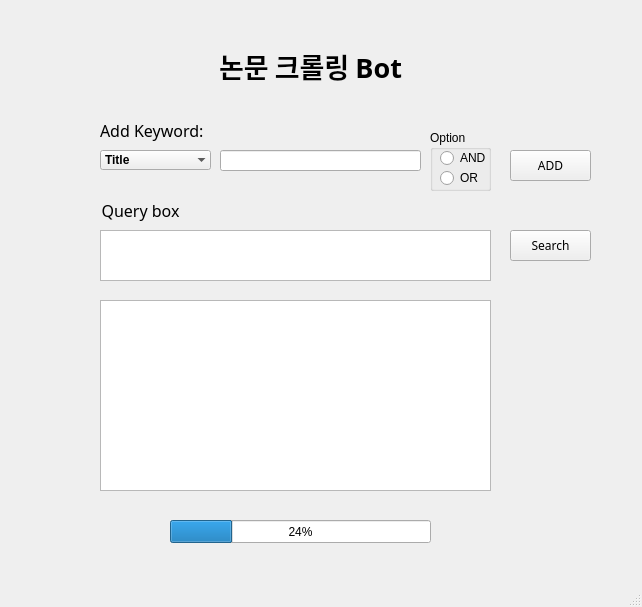
<?xml version="1.0" encoding="UTF-8"?>
<ui version="4.0">
 <class>MainWindow</class>
 <widget class="QMainWindow" name="MainWindow">
  <property name="geometry">
   <rect>
    <x>0</x>
    <y>0</y>
    <width>642</width>
    <height>607</height>
   </rect>
  </property>
  <property name="windowTitle">
   <string>MainWindow</string>
  </property>
  <widget class="QWidget" name="centralwidget">
   <widget class="QPushButton" name="addKeywordBtn">
    <property name="geometry">
     <rect>
      <x>510</x>
      <y>150</y>
      <width>81</width>
      <height>31</height>
     </rect>
    </property>
    <property name="font">
     <font>
      <family>맑은 고딕</family>
     </font>
    </property>
    <property name="text">
     <string>ADD</string>
    </property>
   </widget>
   <widget class="QLineEdit" name="keywordInput">
    <property name="geometry">
     <rect>
      <x>220</x>
      <y>150</y>
      <width>201</width>
      <height>21</height>
     </rect>
    </property>
    <property name="text">
     <string/>
    </property>
   </widget>
   <widget class="QLabel" name="label">
    <property name="geometry">
     <rect>
      <x>100</x>
      <y>120</y>
      <width>191</width>
      <height>21</height>
     </rect>
    </property>
    <property name="font">
     <font>
      <family>맑은 고딕</family>
      <pointsize>12</pointsize>
      <weight>50</weight>
      <bold>false</bold>
     </font>
    </property>
    <property name="text">
     <string>Add Keyword:</string>
    </property>
    <property name="alignment">
     <set>Qt::AlignLeading|Qt::AlignLeft|Qt::AlignVCenter</set>
    </property>
   </widget>
   <widget class="QTextBrowser" name="logBrowser">
    <property name="geometry">
     <rect>
      <x>100</x>
      <y>300</y>
      <width>391</width>
      <height>191</height>
     </rect>
    </property>
   </widget>
   <widget class="QProgressBar" name="progressBar">
    <property name="geometry">
     <rect>
      <x>170</x>
      <y>520</y>
      <width>261</width>
      <height>23</height>
     </rect>
    </property>
    <property name="value">
     <number>24</number>
    </property>
   </widget>
   <widget class="QLabel" name="label_2">
    <property name="geometry">
     <rect>
      <x>210</x>
      <y>20</y>
      <width>201</width>
      <height>91</height>
     </rect>
    </property>
    <property name="font">
     <font>
      <family>맑은 고딕</family>
      <pointsize>20</pointsize>
      <weight>75</weight>
      <bold>true</bold>
     </font>
    </property>
    <property name="text">
     <string>논문 크롤링 Bot</string>
    </property>
    <property name="alignment">
     <set>Qt::AlignCenter</set>
    </property>
   </widget>
   <widget class="QGroupBox" name="radioGroup">
    <property name="geometry">
     <rect>
      <x>430</x>
      <y>130</y>
      <width>61</width>
      <height>61</height>
     </rect>
    </property>
    <property name="title">
     <string>Option</string>
    </property>
    <widget class="QRadioButton" name="radioBtnAnd">
     <property name="geometry">
      <rect>
       <x>10</x>
       <y>20</y>
       <width>90</width>
       <height>16</height>
      </rect>
     </property>
     <property name="text">
      <string>AND</string>
     </property>
    </widget>
    <widget class="QRadioButton" name="radioBtnOr">
     <property name="geometry">
      <rect>
       <x>10</x>
       <y>40</y>
       <width>90</width>
       <height>16</height>
      </rect>
     </property>
     <property name="text">
      <string>OR</string>
     </property>
    </widget>
   </widget>
   <widget class="QTextBrowser" name="queryBox">
    <property name="geometry">
     <rect>
      <x>100</x>
      <y>230</y>
      <width>391</width>
      <height>51</height>
     </rect>
    </property>
   </widget>
   <widget class="QLabel" name="label_3">
    <property name="geometry">
     <rect>
      <x>100</x>
      <y>200</y>
      <width>81</width>
      <height>21</height>
     </rect>
    </property>
    <property name="font">
     <font>
      <family>맑은 고딕</family>
      <pointsize>12</pointsize>
      <weight>50</weight>
      <bold>false</bold>
     </font>
    </property>
    <property name="text">
     <string>Query box</string>
    </property>
    <property name="alignment">
     <set>Qt::AlignCenter</set>
    </property>
   </widget>
   <widget class="QComboBox" name="keywordRange">
    <property name="geometry">
     <rect>
      <x>100</x>
      <y>150</y>
      <width>111</width>
      <height>20</height>
     </rect>
    </property>
    <property name="font">
     <font>
      <weight>75</weight>
      <bold>true</bold>
     </font>
    </property>
    <property name="toolTip">
     <string>&lt;html&gt;&lt;head/&gt;&lt;body&gt;&lt;p align=&quot;center&quot;&gt;&lt;br/&gt;&lt;/p&gt;&lt;/body&gt;&lt;/html&gt;</string>
    </property>
    <property name="sizeAdjustPolicy">
     <enum>QComboBox::AdjustToContentsOnFirstShow</enum>
    </property>
    <property name="frame">
     <bool>false</bool>
    </property>
    <item>
     <property name="text">
      <string extracomment="검색 범위">Title</string>
     </property>
    </item>
    <item>
     <property name="text">
      <string>Title &amp; Abstract</string>
     </property>
    </item>
    <item>
     <property name="text">
      <string>Authors</string>
     </property>
    </item>
   </widget>
   <widget class="QPushButton" name="search">
    <property name="geometry">
     <rect>
      <x>510</x>
      <y>230</y>
      <width>81</width>
      <height>31</height>
     </rect>
    </property>
    <property name="font">
     <font>
      <family>맑은 고딕</family>
     </font>
    </property>
    <property name="text">
     <string>Search</string>
    </property>
   </widget>
   <zorder>radioGroup</zorder>
   <zorder>addKeywordBtn</zorder>
   <zorder>keywordInput</zorder>
   <zorder>label</zorder>
   <zorder>logBrowser</zorder>
   <zorder>progressBar</zorder>
   <zorder>label_2</zorder>
   <zorder>queryBox</zorder>
   <zorder>verticalSpacer</zorder>
   <zorder>label_3</zorder>
   <zorder>keywordRange</zorder>
   <zorder>search</zorder>
   <zorder>verticalLayoutWidget</zorder>
  </widget>
  <widget class="QStatusBar" name="statusbar"/>
 </widget>
 <resources/>
 <connections/>
</ui>
